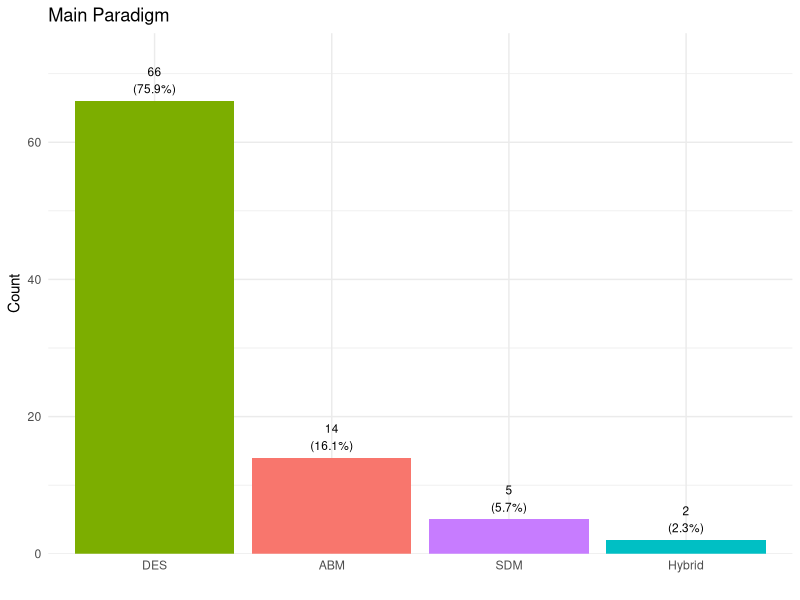
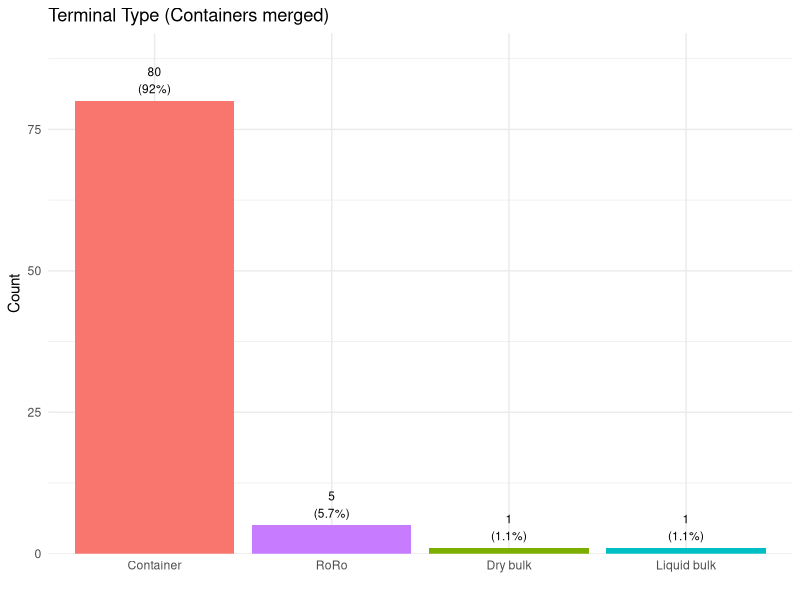
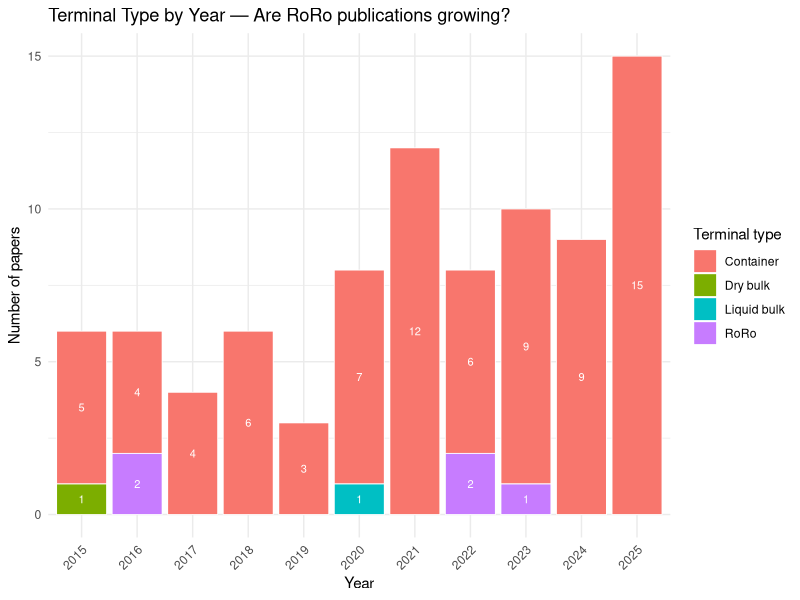
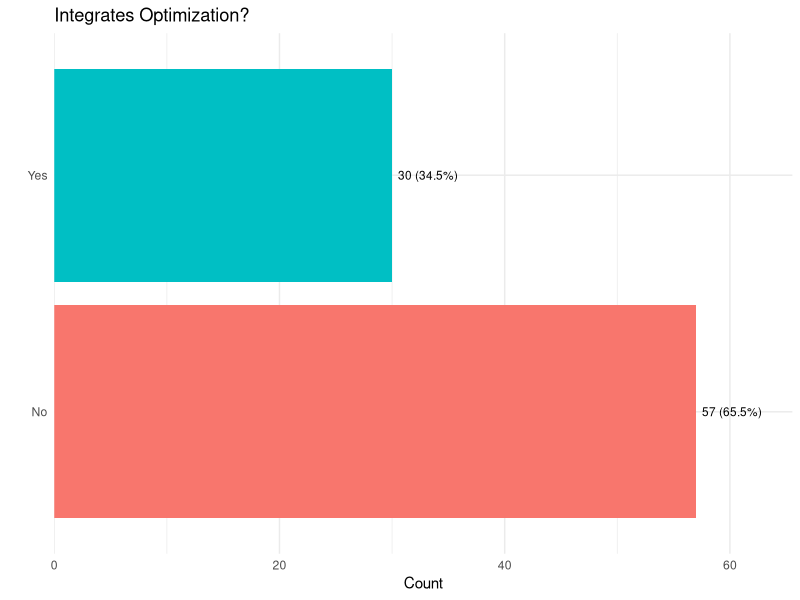
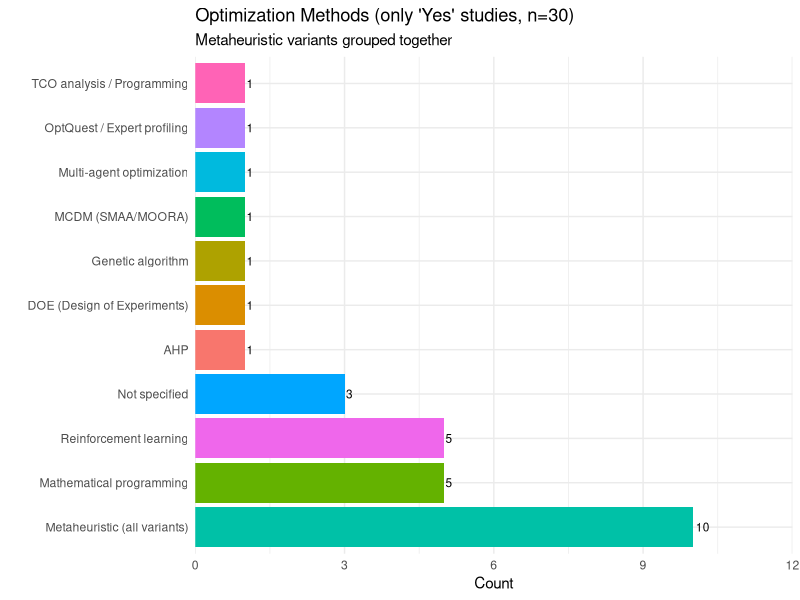
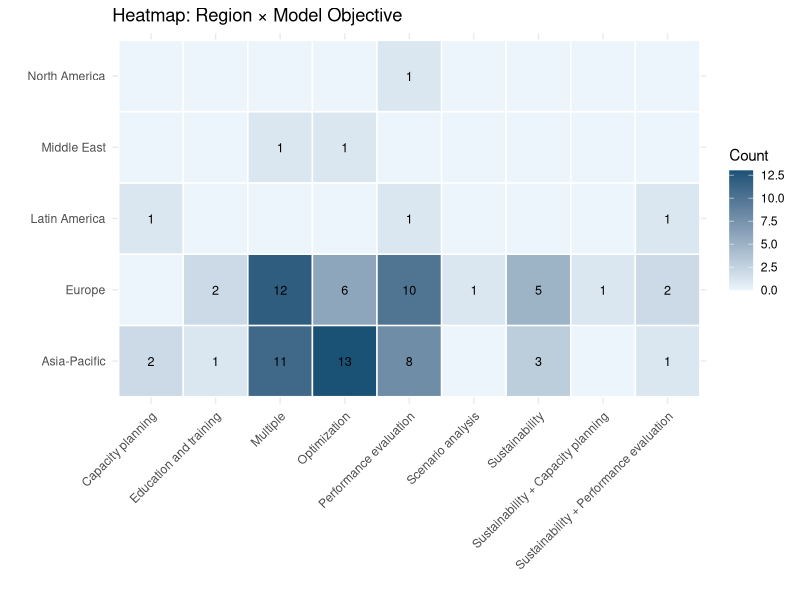
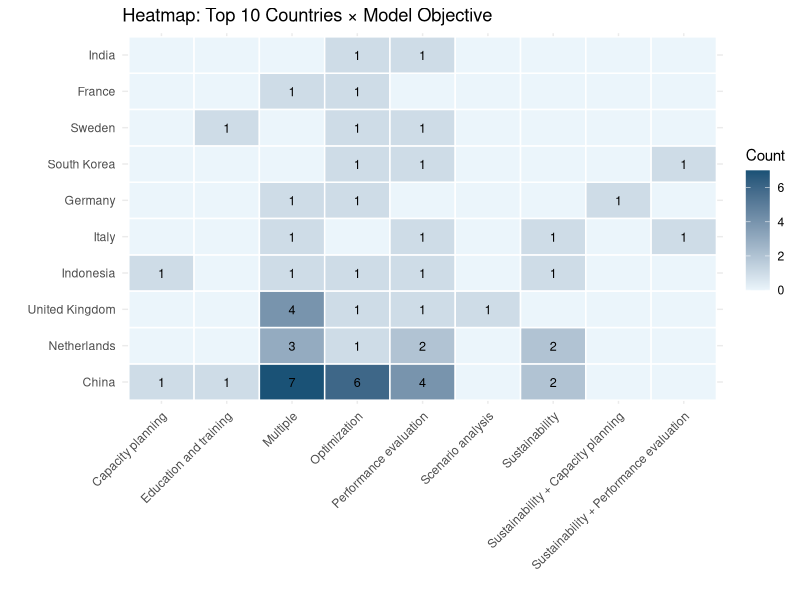
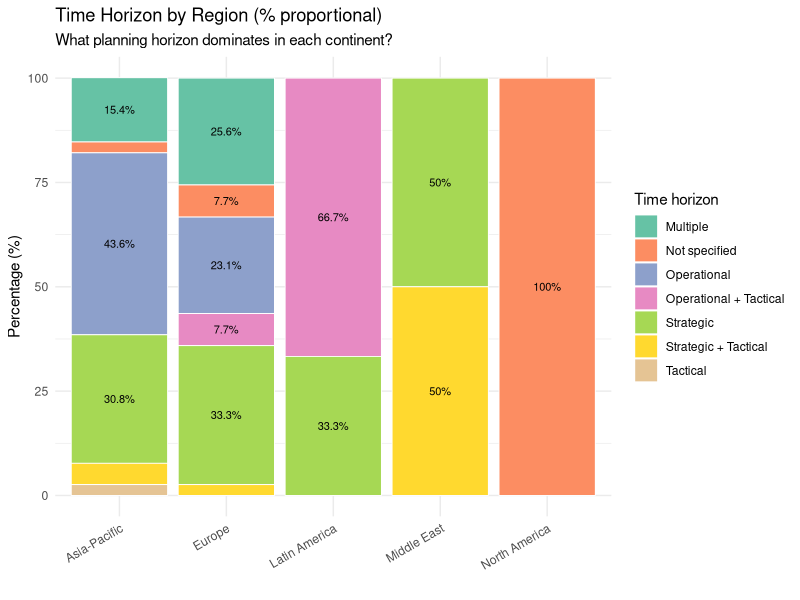

These charts were generated, in order, by the following R code:
# =========================
# CONTINUACIÓN DEL SCRIPT PRINCIPAL
# Nuevos gráficos y análisis
# =========================
install.packages("rlang")
install.packages("maps")
library(readxl)
library(ggplot2)
library(forcats)
library(dplyr)
library(tidyr)
library(RColorBrewer)
library(scales)

# Cargar y filtrar datos (igual que antes)
tabla <- read_excel("data/data.xlsx", sheet = "Extracted Data + Decision", skip = 2)
tabla <- subset(tabla, `Phase 2 Decision` == "Include")

# Eliminar Mathematical Analytical del paradigma principal
tabla <- subset(tabla, `Main paradigm` != "Mathematical Analytical")

# Fusionar variantes de Container en Terminal type
tabla$`Terminal type merged` <- ifelse(
  grepl("Container", tabla$`Terminal type`, ignore.case = TRUE),
  "Container",
  tabla$`Terminal type`
)

# =========================
# HELPER: porcentajes en barras
# =========================
# Se usa geom_text con after_stat(count) para agregar % sobre cada barra

# =========================
# 1. PARADIGMA — con porcentajes
# =========================
ggplot(tabla, aes(x = fct_infreq(`Main paradigm`), fill = `Main paradigm`)) +
  geom_bar() +
  geom_text(stat = "count", aes(label = paste0(after_stat(count), "\n(",
    round(after_stat(count) / nrow(tabla) * 100, 1), "%)")),
    vjust = -0.3, size = 3) +
  theme_minimal() +
  theme(legend.position = "none") +
  scale_y_continuous(expand = expansion(mult = c(0, 0.15))) +
  labs(title = "Main Paradigm", x = "", y = "Count")
ggsave("outputs/paradigms.png", width = 8, height = 5, bg = "white")

# =========================
# 2. TERMINAL TYPE (fusionado) — con porcentajes
# =========================
ggplot(tabla, aes(x = fct_infreq(`Terminal type merged`), fill = `Terminal type merged`)) +
  geom_bar() +
  geom_text(stat = "count", aes(label = paste0(after_stat(count), "\n(",
    round(after_stat(count) / nrow(tabla) * 100, 1), "%)")),
    vjust = -0.3, size = 3) +
  theme_minimal() +
  theme(legend.position = "none") +
  scale_y_continuous(expand = expansion(mult = c(0, 0.15))) +
  labs(title = "Terminal Type (Containers merged)", x = "", y = "Count")
ggsave("outputs/terminal_type_merged.png", width = 8, height = 5, bg = "white")

# =========================
# 3. TERMINAL TYPE — análisis temporal (apilado, Container vs RoRo vs otros)
# =========================
terminal_year <- tabla %>%
  filter(!is.na(`Terminal type merged`)) %>%
  count(Year, `Terminal type merged`) %>%
  group_by(Year) %>%
  mutate(pct = n / sum(n))

ggplot(terminal_year, aes(x = factor(Year), y = n, fill = `Terminal type merged`)) +
  geom_bar(stat = "identity", position = "stack", color = "white", linewidth = 0.3) +
  geom_text(data = subset(terminal_year, n > 0),
    aes(label = n), position = position_stack(vjust = 0.5), size = 2.8, color = "white") +
  theme_minimal() +
  labs(title = "Terminal Type by Year — Are RoRo publications growing?",
    x = "Year", y = "Number of papers", fill = "Terminal type") +
  theme(axis.text.x = element_text(angle = 45, hjust = 1))
ggsave("outputs/terminal_type_by_year.png", width = 11, height = 6, bg = "white")

# =========================
# 4. INTEGRA OPTIMIZACIÓN — con porcentajes
# =========================
ggplot(tabla, aes(y = fct_infreq(`Integrates optimization?`), fill = `Integrates optimization?`)) +
  geom_bar() +
  geom_text(stat = "count", aes(label = paste0(after_stat(count), " (",
    round(after_stat(count) / nrow(tabla) * 100, 1), "%)")),
    hjust = -0.1, size = 3) +
  theme_minimal() +
  theme(legend.position = "none") +
  scale_x_continuous(expand = expansion(mult = c(0, 0.15))) +
  labs(title = "Integrates Optimization?", x = "Count", y = "")
ggsave("outputs/integrates_optimization.png", width = 9, height = 4, bg = "white")

# =========================
# 5. OPTIMIZACIÓN: de los "Yes", ¿qué método usan?
# =========================
tabla_opt_yes <- subset(tabla, `Integrates optimization?` == "Yes" &
  !is.na(`Optimization method`) & `Optimization method` != "")

# Agrupar metaheurísticas similares para simplificar
tabla_opt_yes$`Opt method grouped` <- case_when(
  grepl("Metaheuristic|metaheuristic", tabla_opt_yes$`Optimization method`) ~ "Metaheuristic (all variants)",
  grepl("Reinforcement learning|Deep reinforcement", tabla_opt_yes$`Optimization method`) ~ "Reinforcement learning",
  grepl("Linear programming|Mathematical programming", tabla_opt_yes$`Optimization method`) ~ "Mathematical programming",
  grepl("Genetic algorithm", tabla_opt_yes$`Optimization method`) ~ "Genetic algorithm",
  TRUE ~ tabla_opt_yes$`Optimization method`
)

ggplot(tabla_opt_yes, aes(y = fct_infreq(`Opt method grouped`), fill = `Opt method grouped`)) +
  geom_bar() +
  geom_text(stat = "count", aes(label = after_stat(count)), hjust = -0.2, size = 3) +
  theme_minimal() +
  theme(legend.position = "none") +
  scale_x_continuous(expand = expansion(mult = c(0, 0.2))) +
  labs(title = "Optimization Methods (only 'Yes' studies, n=30)",
    subtitle = "Metaheuristic variants grouped together",
    x = "Count", y = "")
ggsave("outputs/optimization_methods_yes_only.png", width = 12, height = 7, bg = "white")

# =========================
# 6. MAPA DE CALOR: país/continente × objetivo del modelo
# =========================
heat_region <- tabla %>%
  filter(!is.na(Region), !is.na(`Model objective`), Region != "Not specified") %>%
  count(Region, `Model objective`) %>%
  complete(Region, `Model objective`, fill = list(n = 0))

ggplot(heat_region, aes(x = `Model objective`, y = Region, fill = n)) +
  geom_tile(color = "white", linewidth = 0.5) +
  geom_text(aes(label = ifelse(n > 0, n, "")), size = 3.2) +
  scale_fill_gradient(low = "#EBF5FB", high = "#1A5276", name = "Count") +
  theme_minimal() +
  theme(axis.text.x = element_text(angle = 45, hjust = 1)) +
  labs(title = "Heatmap: Region × Model Objective", x = "", y = "")
ggsave("outputs/heatmap_region_objective.png", width = 13, height = 6, bg = "white")

# Versión por país (top 10)
top_countries <- names(sort(table(tabla$Country[tabla$Country != "Not specified" & tabla$Country != "" & !is.na(tabla$Country)]), decreasing = TRUE))[1:10]
heat_country <- tabla %>%
  filter(Country %in% top_countries, !is.na(`Model objective`)) %>%
  count(Country, `Model objective`) %>%
  complete(Country, `Model objective`, fill = list(n = 0))

ggplot(heat_country, aes(x = `Model objective`, y = reorder(Country, -n, sum), fill = n)) +
  geom_tile(color = "white", linewidth = 0.5) +
  geom_text(aes(label = ifelse(n > 0, n, "")), size = 3.2) +
  scale_fill_gradient(low = "#EBF5FB", high = "#1A5276", name = "Count") +
  theme_minimal() +
  theme(axis.text.x = element_text(angle = 45, hjust = 1)) +
  labs(title = "Heatmap: Top 10 Countries × Model Objective", x = "", y = "")
ggsave("outputs/heatmap_country_objective.png", width = 13, height = 7, bg = "white")

# =========================
# 7. TIME HORIZON — pie chart con mapa por continente
# =========================
# Pie chart global (ya existía, se mantiene con Set3)

# Stacked por región — ¿qué time horizon predomina en cada continente?
th_region <- tabla %>%
  filter(!is.na(Region), !is.na(`Time horizon`), Region != "Not specified") %>%
  count(Region, `Time horizon`) %>%
  group_by(Region) %>%
  mutate(pct = round(n / sum(n) * 100, 1))

ggplot(th_region, aes(x = reorder(Region, -n, sum), y = pct, fill = `Time horizon`)) +
  geom_bar(stat = "identity", color = "white", linewidth = 0.3) +
  geom_text(aes(label = ifelse(pct > 7, paste0(pct, "%"), "")),
    position = position_stack(vjust = 0.5), size = 2.8) +
  scale_fill_brewer(palette = "Set2") +
  theme_minimal() +
  theme(axis.text.x = element_text(angle = 30, hjust = 1)) +
  labs(title = "Time Horizon by Region (% proportional)",
    subtitle = "What planning horizon dominates in each continent?",
    x = "", y = "Percentage (%)", fill = "Time horizon")
ggsave("outputs/time_horizon_by_region.png", width = 12, height = 6, bg = "white")

# =========================
# 8. ANÁLISIS DE SENSIBILIDAD — evolución temporal (Yes/No por año)
# =========================
sens_year <- tabla %>%
  count(Year, `Sensitivity analysis?`) %>%
  group_by(Year) %>%
  mutate(pct = round(n / sum(n) * 100, 1))

ggplot(sens_year, aes(x = factor(Year), y = n, fill = `Sensitivity analysis?`)) +
  geom_bar(stat = "identity", position = "stack", color = "white", linewidth = 0.3) +
  geom_text(aes(label = ifelse(n > 0, paste0(n, "\n(", pct, "%)"), "")),
    position = position_stack(vjust = 0.5), size = 2.5) +
  scale_fill_manual(values = c("Yes" = "#1ABC9C", "No" = "#BDC3C7")) +
  theme_minimal() +
  theme(axis.text.x = element_text(angle = 45, hjust = 1)) +
  labs(title = "Sensitivity Analysis Over Time",
    subtitle = "Are 'Yes' studies concentrated in recent years?",
    x = "Year", y = "Number of papers", fill = "Sensitivity analysis")
ggsave("outputs/sensitivity_analysis_by_year.png", width = 11, height = 6, bg = "white")

# =========================
# 9. VALIDACIÓN — evolución temporal (apilado)
# =========================
val_year <- tabla %>%
  count(Year, `Validated?`) %>%
  group_by(Year) %>%
  mutate(pct = round(n / sum(n) * 100, 1))

ggplot(val_year, aes(x = factor(Year), y = n, fill = `Validated?`)) +
  geom_bar(stat = "identity", position = "stack", color = "white", linewidth = 0.3) +
  geom_text(aes(label = ifelse(n > 0, paste0(n, "\n(", pct, "%)"), "")),
    position = position_stack(vjust = 0.5), size = 2.3) +
  scale_fill_brewer(palette = "Set2") +
  theme_minimal() +
  theme(axis.text.x = element_text(angle = 45, hjust = 1)) +
  labs(title = "Validation Status Over Time",
    subtitle = "Linking Yes / Partially / No / Not specified by year",
    x = "Year", y = "Number of papers", fill = "Validated?")
ggsave("outputs/validated_by_year.png", width = 11, height = 6, bg = "white")

# =========================
# 10. TOP 10 SUBPROCESOS — linkeado por continente (heatmap)
# =========================
top_subproc <- tabla %>%
  filter(!is.na(`Specific subprocess`), `Specific subprocess` != "") %>%
  count(`Specific subprocess`, sort = TRUE) %>%
  slice_head(n = 10) %>%
  pull(`Specific subprocess`)

heat_subproc <- tabla %>%
  filter(`Specific subprocess` %in% top_subproc,
    !is.na(Region), Region != "Not specified") %>%
  count(Region, `Specific subprocess`) %>%
  complete(Region, `Specific subprocess`, fill = list(n = 0))

ggplot(heat_subproc, aes(x = Region, y = `Specific subprocess`, fill = n)) +
  geom_tile(color = "white", linewidth = 0.5) +
  geom_text(aes(label = ifelse(n > 0, n, "")), size = 3.2) +
  scale_fill_gradient(low = "#FDFEFE", high = "#1F618D", name = "Count") +
  theme_minimal() +
  theme(axis.text.x = element_text(angle = 30, hjust = 1)) +
  labs(title = "Top 10 Specific Subprocesses by Region", x = "", y = "")
ggsave("outputs/subprocess_by_region_heatmap.png", width = 12, height = 7, bg = "white")

# =========================
# 11. TOOL/SOFTWARE — evolución temporal (presencia por año)
# =========================
# Excluir "Not specified" y mostrar los 6 más frecuentes
top_tools <- tabla %>%
  filter(!is.na(`Tool / Software`), `Tool / Software` != "Not specified", `Tool / Software` != "") %>%
  count(`Tool / Software`, sort = TRUE) %>%
  slice_head(n = 6) %>%
  pull(`Tool / Software`)

tools_year <- tabla %>%
  filter(`Tool / Software` %in% top_tools) %>%
  count(Year, `Tool / Software`)

ggplot(tools_year, aes(x = factor(Year), y = n, color = `Tool / Software`,
  group = `Tool / Software`)) +
  geom_line(linewidth = 1) +
  geom_point(size = 3) +
  theme_minimal() +
  theme(axis.text.x = element_text(angle = 45, hjust = 1)) +
  scale_color_brewer(palette = "Set1") +
  labs(title = "Tool / Software Evolution Over Time",
    subtitle = "Is AnyLogic gaining ground? Is Arena declining?",
    x = "Year", y = "Number of papers", color = "Tool / Software")
ggsave("outputs/software_evolution.png", width = 12, height = 6, bg = "white")

# =========================
# 12. VALIDATION METHOD — evolución temporal (top métodos)
# =========================
top_val_methods <- tabla %>%
  filter(!is.na(`Validation method`), `Validation method` != "Not specified", `Validation method` != "") %>%
  count(`Validation method`, sort = TRUE) %>%
  slice_head(n = 6) %>%
  pull(`Validation method`)

valmethod_year <- tabla %>%
  filter(`Validation method` %in% top_val_methods) %>%
  count(Year, `Validation method`)

ggplot(valmethod_year, aes(x = factor(Year), y = n, color = `Validation method`,
  group = `Validation method`)) +
  geom_line(linewidth = 1) +
  geom_point(size = 3) +
  theme_minimal() +
  theme(axis.text.x = element_text(angle = 45, hjust = 1)) +
  scale_color_brewer(palette = "Set2") +
  labs(title = "Validation Method Evolution Over Time",
    subtitle = "Is there a trend toward more rigorous methods?",
    x = "Year", y = "Number of papers", color = "Validation method")
ggsave("outputs/validation_method_evolution.png", width = 12, height = 6, bg = "white")

# =========================
# 13. ANIMACIÓN — evolución temporal (% Yes por año)
# =========================
anim_year <- tabla %>%
  count(Year, `Includes animation?`) %>%
  group_by(Year) %>%
  mutate(pct = round(n / sum(n) * 100, 1))

ggplot(anim_year, aes(x = factor(Year), y = n, fill = `Includes animation?`)) +
  geom_bar(stat = "identity", position = "stack", color = "white", linewidth = 0.3) +
  geom_text(data = subset(anim_year, `Includes animation?` == "Yes" & n > 0),
    aes(label = paste0(n, " (", pct, "%)")),
    position = position_stack(vjust = 0.5), size = 2.8, color = "white") +
  scale_fill_manual(values = c("Yes" = "#E67E22", "No" = "#D5D8DC")) +
  theme_minimal() +
  theme(axis.text.x = element_text(angle = 45, hjust = 1)) +
  labs(title = "Includes Animation? — Evolution Over Time",
    subtitle = "'Yes' studies labeled with count and percentage",
    x = "Year", y = "Number of papers", fill = "Includes animation?")
ggsave("outputs/animation_by_year.png", width = 11, height = 6, bg = "white")

# =========================
# 14. SOSTENIBILIDAD — mezclar con región
# =========================
sust_region <- tabla %>%
  filter(!is.na(Region), Region != "Not specified", !is.na(`Considers sustainability?`)) %>%
  count(Region, `Considers sustainability?`) %>%
  group_by(Region) %>%
  mutate(pct = round(n / sum(n) * 100, 1))

ggplot(sust_region, aes(x = reorder(Region, -n, sum), y = pct, fill = `Considers sustainability?`)) +
  geom_bar(stat = "identity", color = "white", linewidth = 0.3) +
  geom_text(aes(label = paste0(pct, "%")),
    position = position_stack(vjust = 0.5), size = 3, color = "white") +
  scale_fill_manual(values = c("Yes" = "#27AE60", "No" = "#BDC3C7")) +
  theme_minimal() +
  labs(title = "Considers Sustainability? by Region",
    subtitle = "Proportional — are some regions more sustainability-focused?",
    x = "", y = "Percentage (%)", fill = "Sustainability")
ggsave("outputs/sustainability_by_region.png", width = 10, height = 5, bg = "white")

# =========================
# 15. PROPORCIÓN DE DOCUMENTOS POR AÑO — papers/año con % del total
# =========================
papers_year <- tabla %>%
  count(Year) %>%
  mutate(pct = round(n / sum(n) * 100, 1))

ggplot(papers_year, aes(x = factor(Year), y = n)) +
  geom_bar(stat = "identity", fill = "#4E79A7", color = "black", linewidth = 0.3, width = 0.8) +
  geom_text(aes(label = paste0(n, "\n(", pct, "%)")), vjust = -0.3, size = 3) +
  scale_y_continuous(breaks = seq(0, 20, 5), expand = expansion(mult = c(0, 0.2))) +
  theme_minimal() +
  labs(title = "Publications Over Time — Proportion of Total",
    subtitle = paste0("Total: ", nrow(tabla), " included studies"),
    x = "Year", y = "Number of papers")
ggsave("outputs/papers_per_year_pct.png", width = 10, height = 6, bg = "white")

# =========================
# 16. ESTUDIO HÍBRIDO — detalle
# =========================
tabla_hybrid <- subset(tabla, `Main paradigm` == "Hybrid")

ggplot(tabla_hybrid, aes(y = `Hybrid combination`, fill = `Hybrid combination`)) +
  geom_bar() +
  geom_text(stat = "count", aes(label = after_stat(count)), hjust = -0.3, size = 4) +
  theme_minimal() +
  theme(legend.position = "none") +
  scale_x_continuous(expand = expansion(mult = c(0, 0.3))) +
  labs(title = "Hybrid Studies — Combination Types",
    subtitle = paste0("n = ", nrow(tabla_hybrid), " hybrid studies out of ", nrow(tabla), " total"),
    x = "Count", y = "")
ggsave("outputs/hybrid_detail.png", width = 9, height = 4, bg = "white")
